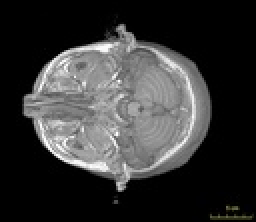
%> input picture test_image2.jpg, 128 x 111 px, shrunk from 616 x 532 before the run (shown 2 times larger)
$ octave --eval "demo;"   (GNU Octave 9; MATLAB toolbox functions it lacks are replaced by stand-ins)
%> lines starting %> are read from the running program, lines starting %| are printed output that depends on the picture; in (x1, y1, x2, y2) boxes, pixels count from 0 and x2, y2 are one past the last pixel; in counts of white or black regions, pixels touching at a corner belong together; the program's own positions count from 1
### feature_extraction.m
function feat_vector = feature_extraction(im, toDisplay)
% This function performs feature extraction over the input image and the
% result would be in the form of equation (4) in the paper.

% Inputs: im is an I X J image
% Outputs: feat_vector is an N X d matrix, which N is the number of samples
% and d is the feature vector dimensionality.


% The code was written by Mehryar Emambakhsh
% Date: 24.09.2017
% Email: mehryar_emam@yahoo.com
% Paper:
% M. Emambakhsh and M. Sedaaghi, “Automatic MRI brain segmentation using
% local features, self-organizing maps, and watershed,” in IEEE
% International Conference on Signal and Image Processing Applications
% (ICSIPA 2009), Kuala Lumpur, Malaysia, 2009, pp. 129–134.

feat_vector = im(~isnan(im));

all_mask_sizes = 3: 2: 9;
%%%%%%%%% Mean features
if toDisplay
    figure(2), title('Mean features')
end
for mask_cnt = 1: length(all_mask_sizes)
    curr_mask = all_mask_sizes(mask_cnt);
    medFun = @(x) nansum(nansum(fspecial('gaussian', [curr_mask, curr_mask], 3).* x));
    im_filtered = nlfilter(im, [curr_mask curr_mask], medFun);
    feat_vector = [feat_vector, im_filtered(~isnan(im))];
    if toDisplay
        subplot(1, length(all_mask_sizes), mask_cnt)
        imshow(im_filtered, [])
        title(['Gaussian ' num2str(mask_cnt)])
    end
end
%%%%%%%%%%%%%%%%%%%%%%%

%%%%%%%%%% Median features
if toDisplay
    figure(3), title('Median features')
end
for mask_cnt = 1: length(all_mask_sizes)
    curr_mask = all_mask_sizes(mask_cnt);
    medFun = @(x) nanmedian(x(:));
    im_filtered = nlfilter(im, [curr_mask curr_mask], medFun);
    feat_vector = [feat_vector, im_filtered(~isnan(im))];
    if toDisplay
        subplot(1, length(all_mask_sizes), mask_cnt)
        imshow(im_filtered, [])
        title(['Median ' num2str(mask_cnt)])
    end
end
%%%%%%%%%%%%%%%%%%%%%%%%%%

%%%%%%%%%%% Morphological features
all_lengths = [3, 7];
all_angles = 0: 60: 120;

im_new = im;
im_new(isnan(im)) = 0;

if toDisplay
    curr_ind = 1;
    figure(4), title('Morphological features')
end
for len_cnt = 1: length(all_lengths)
    for ang_cnt = 1: length(all_angles)
        curr_SE = strel('line', all_lengths(len_cnt), all_angles(ang_cnt));
        curr_morph = imopen(imclose(im_new, curr_SE), curr_SE);
        feat_vector = [feat_vector, curr_morph(~isnan(im))];

        if toDisplay
            subplot(2, length(all_angles), curr_ind)
            imshow(curr_morph, [])
            title(['Morphological' num2str(curr_ind)])
            curr_ind = curr_ind + 1;
        end
    end
end
%%%%%%%%%%%%%%%%%%%%%%%%%%%%%%%%%%

### demo.m
function demo

% This file is a demo for the MRI brain segmentation algorithm proposed in
% M. Emambakhsh and M. Sedaaghi, “Automatic MRI brain segmentation using
% local features, self-organizing maps, and watershed,” in IEEE
% International Conference on Signal and Image Processing Applications
% (ICSIPA 2009), Kuala Lumpur, Malaysia, 2009, pp. 129–134.

% First feature extraction is performed using median, mean and
% morphological filtering. Dimensionality reduction and feature extraction
% are then performed by PCA and Self-Organizing Map Neural Networks
% (SOM-NN).
% Then the output is high-pass filtered to detect edges, which is then fed
% into a watershed segmentation.

% The code was written by Mehryar Emambakhsh
% Date: 24.09.2017
% Email: mehryar_emam@yahoo.com
% Paper:
% M. Emambakhsh and M. Sedaaghi, “Automatic MRI brain segmentation using
% local features, self-organizing maps, and watershed,” in IEEE
% International Conference on Signal and Image Processing Applications
% (ICSIPA 2009), Kuala Lumpur, Malaysia, 2009, pp. 129–134.

clc
close all

%%%%%% Read the image and pre-processing the image
% im = imread('test_image.TIF');
im = imread('test_image2.jpg'); im = rgb2gray(im);
%> in demo, im is the input picture: size 111x128x3 uint8; mean R, G, B 53.9, 53.9, 53.8
figure(1), subplot(1, 2, 1), imshow(im), title('Input image')

% Isolating the brain region
im_b = im >  10;
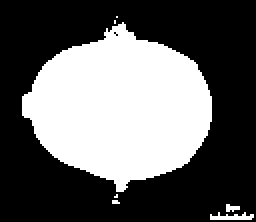
%> im_b: size 111x128 logical (shown 2 times larger); 38.2% white; 7 white regions (5 under 20 px), largest, box (x1, y1, x2, y2) and area: (11, 11, 106, 96) 5348, (105, 106, 127, 110) 54
im_b_filled = imfill(im_b, 'holes');
%> im_b_filled: size 111x128 logical; 38.3% white; 7 white regions (5 under 20 px), largest, box (x1, y1, x2, y2) and area: (11, 11, 106, 96) 5350, (105, 106, 127, 110) 54
stats = regionprops(im_b_filled, 'area', 'centroid');
%> stats = 7 regions; Area and Centroid: 5350 [60.8 54.5], 54 [116.6 109.1], 19 [116.5 104.6], 7 [58.3 101.6], 3 [58.7 98.7], 2 [58 11.5], 1 [59 9]
[~, max_ind] = max([stats.Area]);
%> max_ind = 1
all_cents = {stats.Centroid}; brain_cent = round(all_cents{max_ind});
%> after `all_cents = {stats.Centroid}`: all_cents = {[60.83 54.49], [58.29 101.6], [58 11.5], [58.67 98.67], [59 9], [116.6 109.1], [116.5 104.6]}
%> after `brain_cent = round(all_cents{max_ind})`: brain_cent = [61 54]
L = bwlabel(im_b_filled);
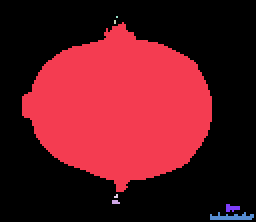
%> L: size 111x128 double (shown 2 times larger); 8 distinct labels, from 0 to 7; one colour per label, 0 black
cropping_map = L == L(brain_cent(1), brain_cent(2));
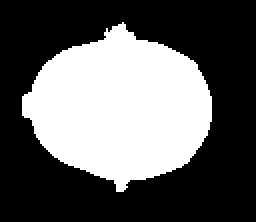
%> cropping_map: size 111x128 logical (shown 2 times larger); 37.7% white; 1 white region, box (x1, y1, x2, y2) and area: (11, 11, 106, 96) 5350
subplot(1, 2, 2), imshow(cropping_map), title('Brain region')
%%%%%%%%%%%%%%%%%%%%%

%%%%%%% Feature extraction
im = double(im);
%> im: size 111x128 double
im(~cropping_map) = nan;
toDisplay = 1;
feat_vector = feature_extraction(im, toDisplay);
%> in feature_extraction, `feat_vector = im(~isnan(im));`: feat_vector = 5350 values, max 255 at index 289, min 1 at index 2387, mean 141.9
%%%%%%%%%%%%%%%%%%%%%%%%%%

%%%%%%% Dimensionality redution and clustering
[~, SCORE, ~] = princomp(feat_vector);
princ_comp = 11;
dim_red_feat_vector = SCORE(:, 1: princ_comp);

net = selforgmap([3 3], 100, 3, 'gridtop', 'linkdist');
net = train(net, dim_red_feat_vector');
y = net(dim_red_feat_vector');
cluster1_index = vec2ind(y);
myhist = hist(cluster1_index, 9);
feat_map_1 = reshape(myhist, [3, 3]);
feat_map_1 = feat_map_1/ sum(feat_map_1(:));

figure(5),
imagesc(feat_map_1), title('9 X 9 SOM feature map'),
colormap(gray)

net = selforgmap([4 1], 100, 3, 'gridtop', 'linkdist');
net = train(net, y);

output_feature_map = net(y);
cluster_index = vec2ind(output_feature_map);

clustered_map = im;
isNotNaN_index = find(~isnan(clustered_map));
for ind_cnt = 1: length(isNotNaN_index)
    clustered_map(isNotNaN_index(ind_cnt)) = cluster_index(ind_cnt);
end
figure(6),
imshow(clustered_map, []),
figure(6), title('SOM clustering result')
%%%%%%%%%%%%%%%%%%%%%%%%%%%%%%%%%%%%%%%%%%%%%%%%%%%%%%

%%%% Edge detection and watershed segmentation
clustered_map(isnan(clustered_map)) = 0;
clustered_map = medfilt2(clustered_map, [7, 7]);
im_edge_ver = imfilter(clustered_map, fspecial('sobel'));
im_edge_hor = imfilter(clustered_map, fspecial('sobel')');
im_edge = sqrt(im_edge_hor.^2 + im_edge_ver.^2);
figure(7), subplot(1, 3, 1), imshow(im_edge, []), title('Edge map')
im_seg = watershed(double(im_edge));

im_final = im;
im_final(im_seg == 0) = 255;
subplot(1, 3, 2), imshow(im_final, []), title('Segmentation map')
subplot(1, 3, 3), imshow(label2rgb(im_seg)), title('Segmentation colormap')
%%%%%%%%%%%%%%%%%%%%%%%%%%%%%%%%%%%%%%%%%%%%%%
%> (the run ends here)
